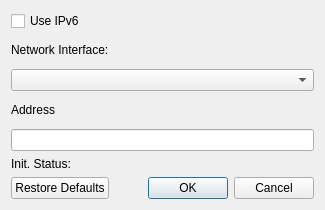
<?xml version="1.0" encoding="UTF-8"?>
<ui version="4.0">
 <class>drumstick::widgets::NetworkSettingsDialog</class>
 <widget class="QDialog" name="drumstick::widgets::NetworkSettingsDialog">
  <property name="geometry">
   <rect>
    <x>0</x>
    <y>0</y>
    <width>325</width>
    <height>210</height>
   </rect>
  </property>
  <property name="windowTitle">
   <string>Network Driver Settings</string>
  </property>
  <layout class="QGridLayout" name="gridLayout" columnstretch="1,1,0">
   <item row="5" column="2">
    <widget class="QLabel" name="lblStatusIcon">
     <property name="sizePolicy">
      <sizepolicy hsizetype="Minimum" vsizetype="Fixed">
       <horstretch>0</horstretch>
       <verstretch>0</verstretch>
      </sizepolicy>
     </property>
     <property name="pixmap">
      <pixmap resource="pianokeybd.qrc">:/checked.png</pixmap>
     </property>
    </widget>
   </item>
   <item row="5" column="0">
    <widget class="QLabel" name="lblStatusLabel">
     <property name="text">
      <string>Init. Status:</string>
     </property>
    </widget>
   </item>
   <item row="5" column="1">
    <widget class="QLabel" name="lblStatusText">
     <property name="sizePolicy">
      <sizepolicy hsizetype="Preferred" vsizetype="Fixed">
       <horstretch>0</horstretch>
       <verstretch>0</verstretch>
      </sizepolicy>
     </property>
    </widget>
   </item>
   <item row="0" column="0" colspan="3">
    <widget class="QCheckBox" name="checkIPv6">
     <property name="text">
      <string>Use IPv6</string>
     </property>
    </widget>
   </item>
   <item row="1" column="0" colspan="3">
    <widget class="QLabel" name="lblInterface">
     <property name="text">
      <string>Network Interface:</string>
     </property>
     <property name="buddy">
      <cstring>comboInterface</cstring>
     </property>
    </widget>
   </item>
   <item row="2" column="0" colspan="3">
    <widget class="QComboBox" name="comboInterface"/>
   </item>
   <item row="3" column="0" colspan="3">
    <widget class="QLabel" name="lblAddress">
     <property name="text">
      <string>Address</string>
     </property>
    </widget>
   </item>
   <item row="4" column="0" colspan="3">
    <widget class="QLineEdit" name="txtAddress"/>
   </item>
   <item row="7" column="0" colspan="3">
    <widget class="QDialogButtonBox" name="buttonBox">
     <property name="orientation">
      <enum>Qt::Horizontal</enum>
     </property>
     <property name="standardButtons">
      <set>QDialogButtonBox::Cancel|QDialogButtonBox::Ok|QDialogButtonBox::RestoreDefaults</set>
     </property>
    </widget>
   </item>
  </layout>
 </widget>
 <resources>
  <include location="pianokeybd.qrc"/>
  <include location="pianokeybd.qrc"/>
 </resources>
 <connections>
  <connection>
   <sender>buttonBox</sender>
   <signal>accepted()</signal>
   <receiver>drumstick::widgets::NetworkSettingsDialog</receiver>
   <slot>accept()</slot>
   <hints>
    <hint type="sourcelabel">
     <x>236</x>
     <y>126</y>
    </hint>
    <hint type="destinationlabel">
     <x>157</x>
     <y>87</y>
    </hint>
   </hints>
  </connection>
  <connection>
   <sender>buttonBox</sender>
   <signal>rejected()</signal>
   <receiver>drumstick::widgets::NetworkSettingsDialog</receiver>
   <slot>reject()</slot>
   <hints>
    <hint type="sourcelabel">
     <x>292</x>
     <y>126</y>
    </hint>
    <hint type="destinationlabel">
     <x>286</x>
     <y>87</y>
    </hint>
   </hints>
  </connection>
 </connections>
</ui>
